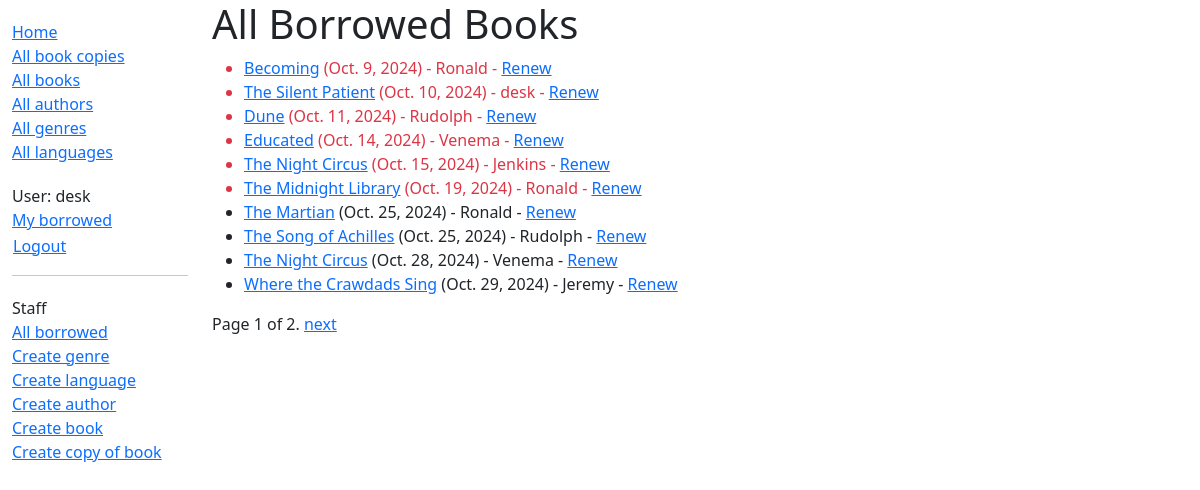
Page /catalog/borrowed/ (signed in) on the committed database.
### catalog/models.py (models this page shows, shortened)
class BookInstance(models.Model):
    id = models.UUIDField(primary_key=True, default=uuid.uuid4,
                          help_text="Unique ID for this particular book across whole library")
    book = models.ForeignKey('Book', on_delete=models.RESTRICT, null=True)
    imprint = models.CharField(max_length=200)
    due_back = models.DateField(null=True, blank=True)
    borrower = models.ForeignKey(
        settings.AUTH_USER_MODEL, on_delete=models.SET_NULL, null=True, blank=True)
    @property
    def is_overdue(self):
        return bool(self.due_back and date.today() > self.due_back)
    LOAN_STATUS = (
        ('d', 'Maintenance'),
        ('o', 'On loan'),
        ('a', 'Available'),
        ('r', 'Reserved'),
    )
    status = models.CharField(
        max_length=1,
        choices=LOAN_STATUS,
        blank=True,
        default='d',
        help_text='Book availability')
    class Meta:
        ordering = ['due_back']
        permissions = (("can_mark_returned", "Set book as returned"),)

class Book(models.Model):
    title = models.CharField(max_length=200)
    author = models.ForeignKey('Author', on_delete=models.RESTRICT, null=True)
    summary = models.TextField(
        max_length=1000, help_text="Enter a brief description of the book")
    isbn = models.CharField('ISBN', max_length=13,
                            unique=True,
                            help_text='13 Character <a href="https://www.isbn-international.org/content/what-isbn'
                                      '">ISBN number</a>')
    genre = models.ManyToManyField(
        Genre, help_text="Select a genre for this book")
    language = models.ForeignKey(
        'Language', on_delete=models.SET_NULL, null=True)
    class Meta:
        ordering = ['title', 'author']
    def display_genre(self):
        """Creates a string for the Genre. This is required to display genre in Admin."""
        return ', '.join([genre.name for genre in self.genre.all()[:3]])
    display_genre.short_description = 'Genre'

### catalog/views.py (the view)
# urls.py: path(r'borrowed/', views.LoanedBooksAllListView.as_view(), name='all-borrowed'),  # Added for challenge
class LoanedBooksAllListView(PermissionRequiredMixin, generic.ListView):
    model = BookInstance
    permission_required = 'catalog.can_mark_returned'
    template_name = 'catalog/bookinstance_list_borrowed_all.html'
    paginate_by = 10
    def get_queryset(self):
        return BookInstance.objects.filter(status__exact='o').order_by('due_back')

### catalog/templates/catalog/bookinstance_list_borrowed_all.html
{% extends "base_generic.html" %}
{% block content %}
    <h1>All Borrowed Books</h1>
    {% if bookinstance_list %}
    <ul>
      {% for bookinst in bookinstance_list %}
      <li class="{% if bookinst.is_overdue %}text-danger{% endif %}">
        <a href="{% url 'book-detail' bookinst.book.pk %}">{{bookinst.book.title}}</a> ({{ bookinst.due_back }}) {% if user.is_staff %}- {{ bookinst.borrower }}{% endif %} {% if perms.catalog.can_mark_returned %}- <a href="{% url 'renew-book-librarian' bookinst.id %}">Renew</a>  {% endif %}
      </li>
      {% endfor %}
    </ul>
    {% else %}
      <p>There are no books borrowed.</p>
    {% endif %}
{% endblock %}

### catalog/templates/base_generic.html (shortened to what this page needs)
<!DOCTYPE html>
<html lang="en">
<head>
  <link href="https://cdn.jsdelivr.net/npm/bootstrap@5.3.3/dist/css/bootstrap.min.css" rel="stylesheet">
  {% load static %}
  <link rel="stylesheet" href="{% static 'css/styles.css' %}">
</head>
<body>
<div class="container-fluid">
<div class="row">
  <div class="col-sm-2">
  {% block sidebar %}
  <ul class="sidebar-nav">
    <li><a href="{% url 'index' %}">Home</a></li>
    <li><a href="{% url 'bookinstances' %}">All book copies</a></li>
    <li><a href="{% url 'books' %}">All books</a></li>
    <li><a href="{% url 'authors' %}">All authors</a></li>
    <li><a href="{% url 'genres' %}">All genres</a></li>
    <li><a href="{% url 'languages' %}">All languages</a></li>
  </ul>
  <ul class="sidebar-nav">
   {% if user.is_authenticated %}
     <li>User: {{ user.get_username }}</li>
     <li><a href="{% url 'my-borrowed' %}">My borrowed</a></li>
     <li>
       <form id="logout-form" method="post" action="{% url 'logout' %}">
         <button type="submit" class="btn btn-link">Logout</button>
       </form>
    </li>
   {% else %}
     <li><a href="{% url 'login'%}?next={{request.path}}">Login</a></li>
   {% endif %}
  </ul>
   {% if user.is_staff %}
   <hr>
   <ul class="sidebar-nav">
   <li>Staff</li>
   <li><a href="{% url 'all-borrowed' %}">All borrowed</a></li>
   {% if perms.catalog.add_genre %}
     <li><a href="{% url 'genre-create' %}">Create genre</a></li>
   {% endif %}
   {% if perms.catalog.add_language %}
     <li><a href="{% url 'language-create' %}">Create language</a></li>
   {% endif %}
   {% if perms.catalog.add_author %}
     <li><a href="{% url 'author-create' %}">Create author</a></li>
   {% endif %}
   {% if perms.catalog.add_book %}
     <li><a href="{% url 'book-create' %}">Create book</a></li>
   {% endif %}
   {% if perms.catalog.add_bookinstance %}
     <li><a href="{% url 'bookinstance-create' %}">Create copy of book</a></li>
   {% endif %}
   </ul>
   {% endif %}
{% endblock %}
  </div>
  <div class="col-sm-10 ">
  {% block content %}{% endblock %}
  {% block pagination %}
    {% if is_paginated %}
        <div class="pagination">
            <span class="page-links">
                <span class="page-current">
                    Page {{ page_obj.number }} of {{ page_obj.paginator.num_pages }}.
                </span>
                {% if page_obj.has_next %}
                    <a href="{{ request.path }}?page={{ page_obj.next_page_number }}">next</a>
                {% endif %}
            </span>
        </div>
    {% endif %}
  {% endblock %}
  </div>
</div>
</div>
</body>
</html>

### catalog/static/css/styles.css (style rules this page uses)
.sidebar-nav { margin-top: 20px; padding: 0; list-style: none; }
#logout-form { display: inline; }
#logout-form button { padding: 0; margin: 0; }

### rows in the picture
BookInstance: book "Becoming", due_back "Oct. 9, 2024", borrower "Ronald"
BookInstance: book "The Silent Patient", due_back "Oct. 10, 2024", borrower "desk"
BookInstance: book "Dune", due_back "Oct. 11, 2024", borrower "Rudolph"
BookInstance: book "Educated", due_back "Oct. 14, 2024", borrower "Venema"
BookInstance: book "The Night Circus", due_back "Oct. 15, 2024", borrower "Jenkins"
BookInstance: book "The Midnight Library", due_back "Oct. 19, 2024", borrower "Ronald"
BookInstance: book "The Martian", due_back "Oct. 25, 2024", borrower "Ronald"
BookInstance: book "The Song of Achilles", due_back "Oct. 25, 2024", borrower "Rudolph"
BookInstance: book "The Night Circus", due_back "Oct. 28, 2024", borrower "Venema"
BookInstance: book "Where the Crawdads Sing", due_back "Oct. 29, 2024", borrower "Jeremy"

### other values in the picture
{{ user.get_username }} "desk"
{{ page_obj.number }} "1"
{{ page_obj.paginator.num_pages }} "2"
